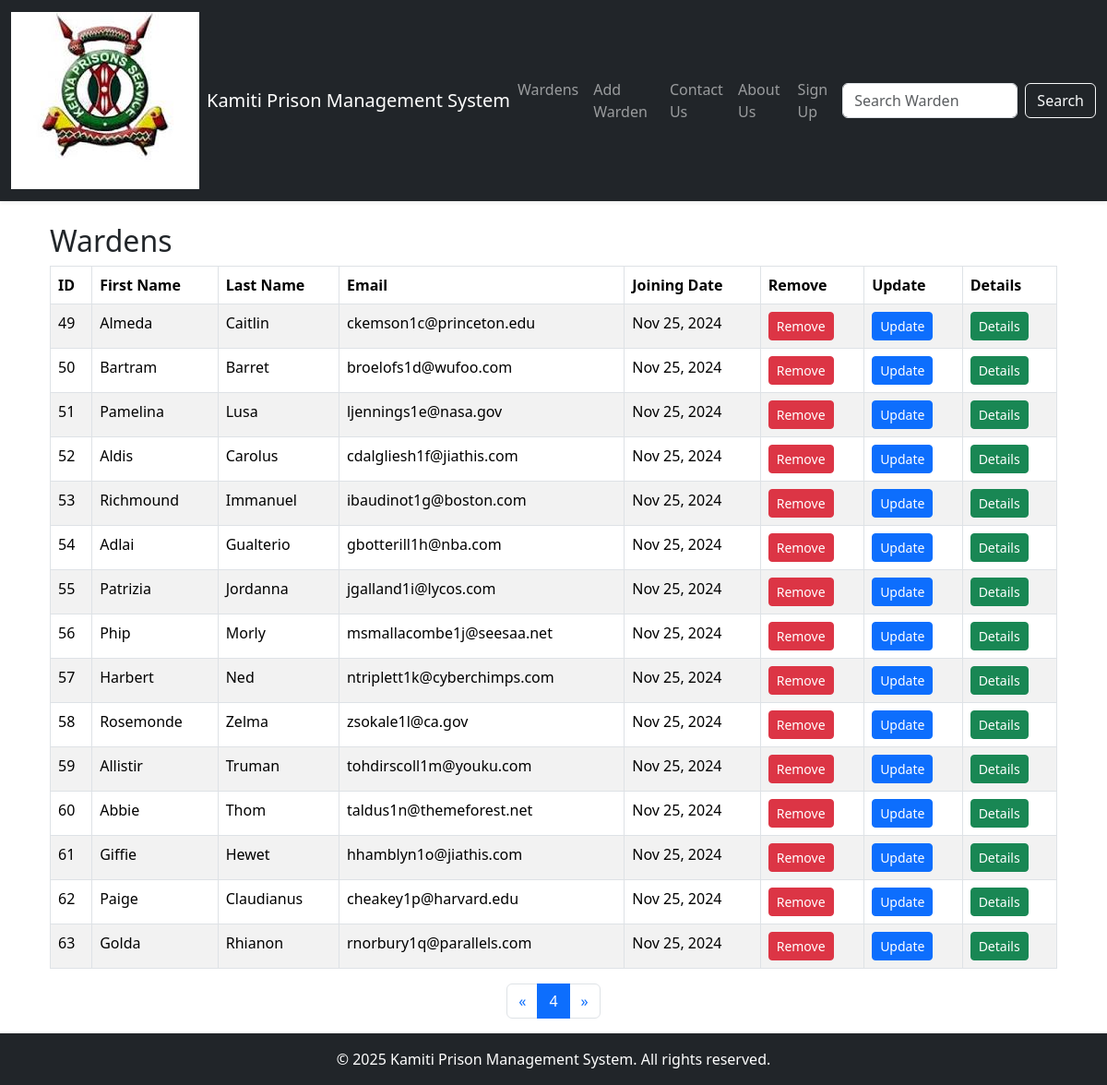
Page /?page=4 (signed in) on the committed database.
### prison/models.py (models this page shows, shortened)
class Warden(models.Model):
    FirstName = models.CharField(max_length=30)
    LastName = models.CharField(max_length=30)
    Email = models.EmailField(unique=True)
    Age = models.PositiveSmallIntegerField(default=0)
    Gender = models.CharField(max_length=10)
    Weight = models.PositiveIntegerField(default=0)
    ServiceNumber = models.PositiveIntegerField(default=0)
    ProfilePicture = models.ImageField(upload_to=generate_unique_name, null=True)
    created_at = models.DateTimeField(auto_now_add=True)
    updated_at = models.DateTimeField(auto_now=True)
    class Meta:
        db_table = 'Wardens'

### prison/views.py (the view)
# urls.py: path('',views.Wardens,name='Wardens'),
@login_required
def Wardens(request):
    data = Warden.objects.all()
    data = Warden.objects.all().order_by('id').values()  # ORM select * from customers
    paginator = Paginator(data, 15)
    page = request.GET.get('page', 1)
    try:
        paginated_data = paginator.page(page)
    except  EmptyPage:
        paginated_data = paginator.page(1)
    return render(request, "Wardens.html", {"data": paginated_data})

### templates/Wardens.html (shortened to what this page needs)
{% extends 'Master.html' %}
{% load static %}
{% block content %}
<div class="container">
    <h2 class="">Wardens</h2>
    <table class="table table-striped table-bordered">
        <thead class="thead-dark">
            <tr>
                <th>ID</th>
                <th>First Name</th>
                <th>Last Name</th>
                <th>Email</th>
                <th>Joining Date</th>
                <th>Remove</th>
                <th>Update</th>
                <th>Details</th>
            </tr>
        </thead>
        <tbody>
            {% for warden in data.object_list %}
                <tr>
                    <td>{{ warden.id }}</td>
                    <td>{{ warden.FirstName }}</td>
                    <td>{{ warden.LastName }}</td>
                    <td>{{ warden.Email }}</td>
                    <td>{{ warden.created_at|date:"M d, Y" }}</td>
                    <td>
                        <a class="btn btn-danger btn-sm" href="{% url 'DeleteWarden' warden.id %}">Remove</a>
                    </td>
                    <td>
                        <a class="btn btn-primary btn-sm" href="{% url 'UpdateWarden' warden.id %}">Update</a>
                    </td>
                    <td>
                        <a class="btn btn-success btn-sm" href="{% url 'WardenDetails' warden.id %}">Details</a>
                    </td>
                </tr>
            {% empty %}
                <tr>
                    <td colspan="8" class="text-center">No Wardens in this prison</td>
                </tr>
            {% endfor %}
        </tbody>
    </table>
    <div class="d-flex justify-content-center">
        <nav aria-label="Page navigation">
            <ul class="pagination">
                {% if data.has_previous %}
                    <li class="page-item">
                        <a class="page-link" href="?page={{ data.previous_page_number }}" aria-label="Previous">
                            <span aria-hidden="true">&laquo;</span>
                        </a>
                    </li>
                {% endif %}
                <li class="page-item active">
                    <span class="page-link">{{ data.number }}</span>
                </li>
                {% if data.has_next %}
                    <li class="page-item">
                        <a class="page-link" href="?page={{ data.next_page_number }}" aria-label="Next">
                            <span aria-hidden="true">&raquo;</span>
                        </a>
                    </li>
                {% endif %}
            </ul>
        </nav>
    </div>
</div>
{% endblock %}

### rows in the picture
Warden: id "49", FirstName "Almeda", LastName "Caitlin", Email "ckemson1c@princeton.edu", created_at "Nov 25, 2024"
Warden: id "50", FirstName "Bartram", LastName "Barret", Email "broelofs1d@wufoo.com", created_at "Nov 25, 2024"
Warden: id "51", FirstName "Pamelina", LastName "Lusa", Email "ljennings1e@nasa.gov", created_at "Nov 25, 2024"
Warden: id "52", FirstName "Aldis", LastName "Carolus", Email "cdalgliesh1f@jiathis.com", created_at "Nov 25, 2024"
Warden: id "53", FirstName "Richmound", LastName "Immanuel", Email "ibaudinot1g@boston.com", created_at "Nov 25, 2024"
Warden: id "54", FirstName "Adlai", LastName "Gualterio", Email "gbotterill1h@nba.com", created_at "Nov 25, 2024"
Warden: id "55", FirstName "Patrizia", LastName "Jordanna", Email "jgalland1i@lycos.com", created_at "Nov 25, 2024"
Warden: id "56", FirstName "Phip", LastName "Morly", Email "msmallacombe1j@seesaa.net", created_at "Nov 25, 2024"
Warden: id "57", FirstName "Harbert", LastName "Ned", Email "ntriplett1k@cyberchimps.com", created_at "Nov 25, 2024"
Warden: id "58", FirstName "Rosemonde", LastName "Zelma", Email "zsokale1l@ca.gov", created_at "Nov 25, 2024"
Warden: id "59", FirstName "Allistir", LastName "Truman", Email "tohdirscoll1m@youku.com", created_at "Nov 25, 2024"
Warden: id "60", FirstName "Abbie", LastName "Thom", Email "taldus1n@themeforest.net", created_at "Nov 25, 2024"
Warden: id "61", FirstName "Giffie", LastName "Hewet", Email "hhamblyn1o@jiathis.com", created_at "Nov 25, 2024"
Warden: id "62", FirstName "Paige", LastName "Claudianus", Email "cheakey1p@harvard.edu", created_at "Nov 25, 2024"
Warden: id "63", FirstName "Golda", LastName "Rhianon", Email "rnorbury1q@parallels.com", created_at "Nov 25, 2024"

### other values in the picture
{{ data.number }} "4"
